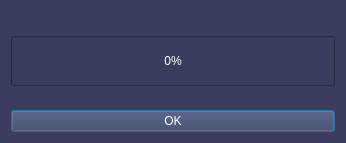
<?xml version="1.0" encoding="UTF-8"?>
<ui version="4.0">
 <class>Dialog</class>
 <widget class="QDialog" name="Dialog">
  <property name="geometry">
   <rect>
    <x>0</x>
    <y>0</y>
    <width>346</width>
    <height>143</height>
   </rect>
  </property>
  <property name="windowTitle">
   <string>Dialog</string>
  </property>
  <property name="styleSheet">
   <string notr="true">background-color: rgba(60,60,94,255);
color:rgb(255,255,255)</string>
  </property>
  <layout class="QVBoxLayout" name="verticalLayout" stretch="1,1,0,1">
   <item>
    <widget class="QLabel" name="label">
     <property name="sizePolicy">
      <sizepolicy hsizetype="Minimum" vsizetype="Preferred">
       <horstretch>0</horstretch>
       <verstretch>0</verstretch>
      </sizepolicy>
     </property>
     <property name="font">
      <font>
       <pointsize>12</pointsize>
      </font>
     </property>
     <property name="styleSheet">
      <string notr="true">color: rgb(255, 255, 255);</string>
     </property>
     <property name="text">
      <string> </string>
     </property>
     <property name="scaledContents">
      <bool>false</bool>
     </property>
     <property name="alignment">
      <set>Qt::AlignCenter</set>
     </property>
     <property name="wordWrap">
      <bool>true</bool>
     </property>
    </widget>
   </item>
   <item>
    <widget class="QProgressBar" name="progress_bar">
     <property name="minimumSize">
      <size>
       <width>0</width>
       <height>50</height>
      </size>
     </property>
     <property name="value">
      <number>0</number>
     </property>
    </widget>
   </item>
   <item>
    <spacer name="verticalSpacer">
     <property name="orientation">
      <enum>Qt::Vertical</enum>
     </property>
     <property name="sizeHint" stdset="0">
      <size>
       <width>20</width>
       <height>40</height>
      </size>
     </property>
    </spacer>
   </item>
   <item>
    <widget class="QPushButton" name="ok_button">
     <property name="styleSheet">
      <string notr="true">QPushButton#exit{
border-radius :10px;
color: rgb(0,0,0);
background-color: rgba(27,255,255,255);}
QPushButton#back::hover{border: 1px solid black;
font: 12pt &quot;Ubuntu&quot;;}</string>
     </property>
     <property name="text">
      <string>OK</string>
     </property>
    </widget>
   </item>
  </layout>
 </widget>
 <resources/>
 <connections/>
</ui>
